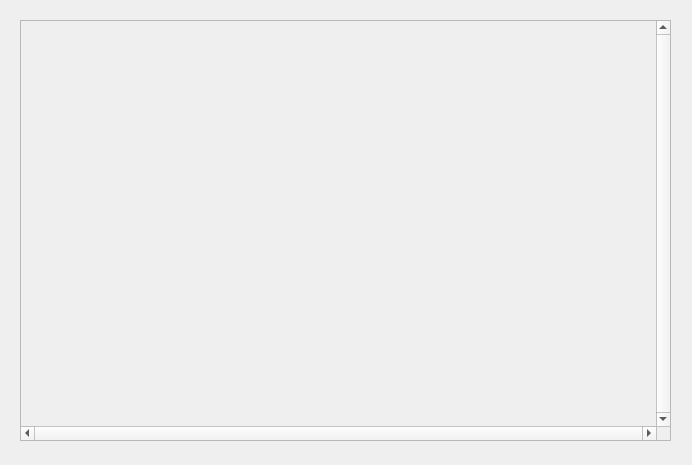
<?xml version="1.0" encoding="UTF-8"?>
<ui version="4.0">
 <class>MatrixWindow</class>
 <widget class="QWidget" name="MatrixWindow">
  <property name="geometry">
   <rect>
    <x>0</x>
    <y>0</y>
    <width>692</width>
    <height>465</height>
   </rect>
  </property>
  <property name="windowTitle">
   <string>Evolution space</string>
  </property>
  <widget class="QScrollArea" name="scrollArea">
   <property name="geometry">
    <rect>
     <x>20</x>
     <y>20</y>
     <width>651</width>
     <height>421</height>
    </rect>
   </property>
   <property name="styleSheet">
    <string notr="true"/>
   </property>
   <property name="verticalScrollBarPolicy">
    <enum>Qt::ScrollBarAlwaysOn</enum>
   </property>
   <property name="horizontalScrollBarPolicy">
    <enum>Qt::ScrollBarAlwaysOn</enum>
   </property>
   <property name="sizeAdjustPolicy">
    <enum>QAbstractScrollArea::AdjustToContents</enum>
   </property>
   <property name="widgetResizable">
    <bool>true</bool>
   </property>
   <widget class="QWidget" name="scrollAreaWidgetContents">
    <property name="geometry">
     <rect>
      <x>0</x>
      <y>0</y>
      <width>635</width>
      <height>405</height>
     </rect>
    </property>
   </widget>
  </widget>
 </widget>
 <resources/>
 <connections/>
</ui>
